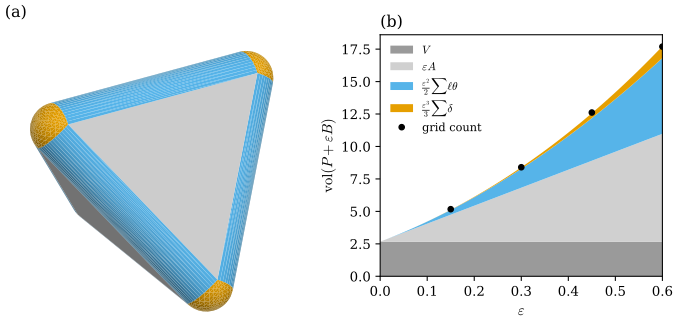

Write the Python code that produced this figure.
"""Figure 40.4.2: the mollified regular tetrahedron P + eps B and its Steiner polynomial.

P = ddg40.tetrahedron() (vertices (1,1,1), (1,-1,-1), (-1,1,-1), (-1,-1,1), edge 2 sqrt 2): V = 8/3, A = 8 sqrt 3,
every bending angle theta = pi - arccos(1/3) = 1.9106, every angle defect pi.
(a) the boundary of P + eps B for eps = 0.35, cut into its pieces (ddg40.mollified_pieces): translated faces (gray),
cylinder pieces along the six edges (sky blue), sphere pieces at the four vertices (orange).
(b) vol(P + eps B) for 0 <= eps <= 0.6 as the stack of the four terms of Theorem 40.4.10: V (gray), eps A (light gray),
(eps^2 / 2) sum l theta (sky blue), (eps^3 / 3) sum delta (orange); black dots: the volume counted on a grid of spacing
h = 0.02 (ddg40.mollified_volume_grid). Also writes an interactive version of (a).

Run: PYTHONPATH=tools python3 chapters/40-discrete-curvature-integral/figures/fig-40-4-2-mollified-tetrahedron.py
"""
import sys
from pathlib import Path

import numpy as np

sys.path.insert(0, str(Path(__file__).resolve().parents[1] / "lib"))
import dgfig  # noqa: E402
dgfig.setup()
import matplotlib.pyplot as plt  # noqa: E402

import dgmesh as dm  # noqa: E402
import ddg40  # noqa: E402

C = dgfig.COLORS
V, F = ddg40.tetrahedron()
vol, area, M, G = ddg40.steiner_coefficients(V, F)
assert abs(vol - 8 / 3) < 1e-12 and abs(area - 8 * np.sqrt(3)) < 1e-12 and abs(G - 4 * np.pi) < 1e-12
assert abs(M - 0.5 * 6 * 2 * np.sqrt(2) * (np.pi - np.arccos(1 / 3))) < 1e-12
EPS = 0.35
pieces = ddg40.mollified_pieces(V, F, EPS, n_arc=16, n_sph=10)
tot = {"face": 0.0, "edge": 0.0, "vertex": 0.0}
for P, Fp, k in pieces:
    tot[k] += dm.face_areas(P, Fp).sum()
assert abs(tot["face"] - area) < 1e-9 and abs(tot["edge"] - 2 * EPS * M) < 0.01 and abs(tot["vertex"] - EPS ** 2 * G) < 0.01
es = np.array([0.15, 0.3, 0.45, 0.6])
grid = np.array([ddg40.mollified_volume_grid(V, F, e, 0.02) for e in es])
poly = vol + es * area + es ** 2 * M + es ** 3 / 3 * G
assert np.all(np.abs(grid / poly - 1) < 0.015)                  # grid counting error (h = 0.02)

fig = plt.figure(figsize=(7.0, 3.4))
ax = fig.add_axes([0.0, 0.03, 0.44, 0.9])
cam = dm.Ortho(elev=28, azim=-75)
cols = {"face": C["surface"], "edge": C["region"], "vertex": C["accent"]}
allV, allF, allC = [], [], []
off = 0
for P, Fp, k in pieces:
    allV.append(P)
    allF.append(Fp + off)
    allC += [k] * len(Fp)
    off += len(P)
Va, Fa = np.vstack(allV), np.vstack(allF)
nrm = dm.face_cross(Va, Fa)
nrm /= np.linalg.norm(nrm, axis=1, keepdims=True)
cent = Va[Fa].mean(1)
flip = np.sum(nrm * cent, 1) < 0                                   # make every piece face outward for culling and shading
Fa[flip] = Fa[flip][:, ::-1]
rgba = []
light = np.array([0.4, -0.5, 0.8]) / np.linalg.norm([0.4, -0.5, 0.8])
nrm = dm.face_normals(Va, Fa)
for f, k in enumerate(allC):
    base = np.array(dm.hex_to_rgb(cols[k]))
    s = 0.55 + 0.45 * max(0.0, nrm[f] @ light)
    rgba.append(list(np.clip(base * s, 0, 1)) + [1.0])
dm.draw_mesh_2d(ax, Va, Fa, cam, np.array(rgba), edgecolor="none", lw=0.0, cull=True)
ax.set_aspect("equal")
lim = 1.9
ax.set_xlim(-lim, lim)
ax.set_ylim(-lim, lim)
ax.set_axis_off()
ax.set_title("(a)", loc="left", fontsize=12)

ax2 = fig.add_axes([0.56, 0.16, 0.42, 0.74])
e = np.linspace(0, 0.6, 200)
terms = [vol + 0 * e, e * area, e ** 2 * M, e ** 3 / 3 * G]
labels = [r"$V$", r"$\varepsilon A$", r"$\frac{\varepsilon^2}{2}\sum\ell\theta$", r"$\frac{\varepsilon^3}{3}\sum\delta$"]
colors = ["#9a9a9a", C["surface"], C["region"], C["accent"]]
ax2.stackplot(e, *terms, labels=labels, colors=colors)
ax2.plot(es, grid, "o", color=C["main"], ms=4, label="grid count")
ax2.set_xlabel(r"$\varepsilon$")
ax2.set_ylabel(r"$\mathrm{vol}(P + \varepsilon B)$")
ax2.set_xlim(0, 0.6)
ax2.legend(fontsize=8.5, frameon=False, loc="upper left")
ax2.set_title("(b)", loc="left", fontsize=12)
dgfig.save(fig, __file__)

tr = [dm.plotly_mesh(P, Fp, color=cols[k], name=k + " pieces", opacity=1.0) for P, Fp, k in pieces]
dm.plotly_save(tr, __file__, "The mollified tetrahedron P + 0.35 B: faces (gray), edge cylinders (blue), vertex spheres (orange)",
               "fig-40-4-2")
print(f"V {vol:.4f}, A {area:.4f}, (1/2) sum l theta {M:.4f}, sum delta {G:.4f}")
print("eps", es, "grid", np.round(grid, 4), "polynomial", np.round(poly, 4))
print("areas of the pieces at eps = 0.35:", {k: round(v, 4) for k, v in tot.items()})
